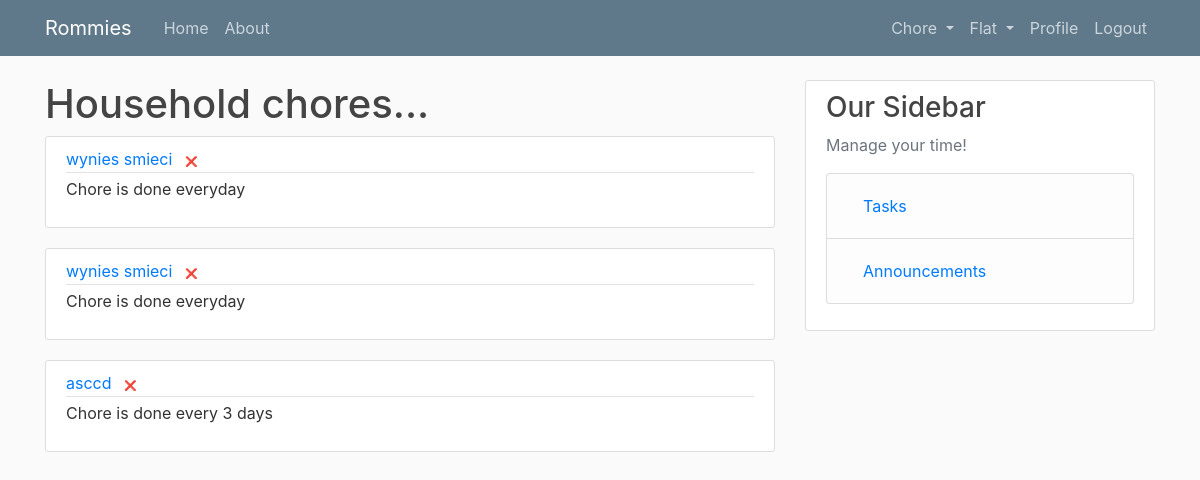
The page /chores_list/ (signed in) on the database as committed earlier.
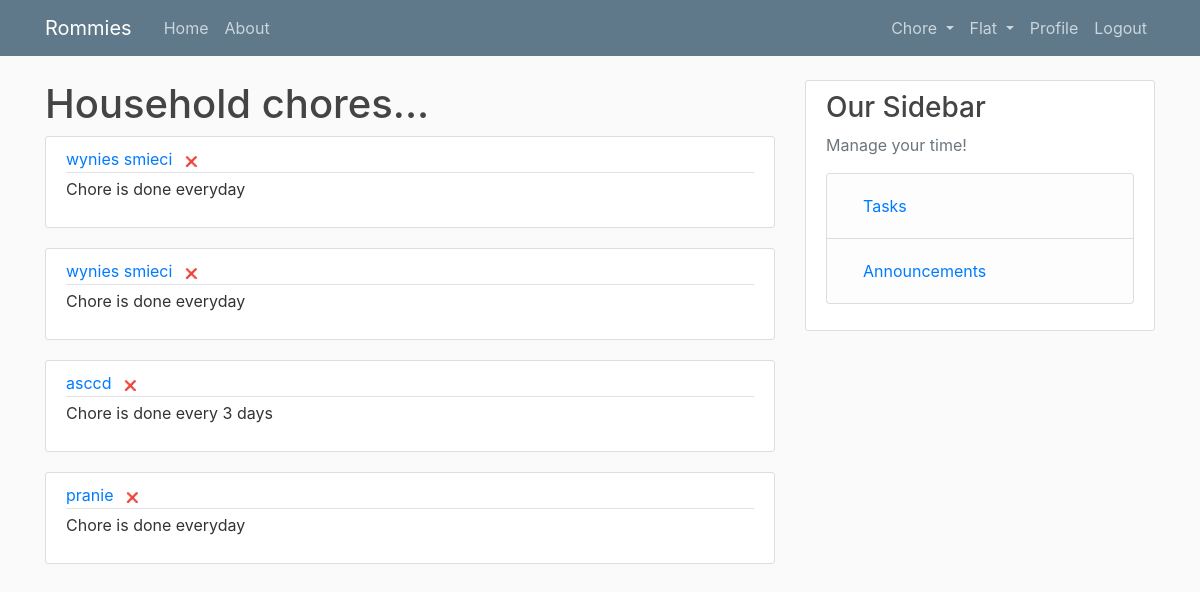
The same page on the database as committed later.
### flat/models.py (models this page shows)
class Chore(models.Model):
    name = models.CharField(max_length=100)
    flat = models.ForeignKey(Flat, on_delete=models.CASCADE)
    period = models.PositiveIntegerField(default=1, validators=[validate_nonzero])
    last_made = models.DateTimeField(default=timezone.now)
    def __str__(self):
        return self.name

### flat/views.py (the view)
# urls.py: path('chores_list/', views.chores_list, name='chores-list'),
@login_required
def chores_list(request):
    if request.user.profile.active_flat is None:
        return redirect('new-flat')
    else:
        context = {
            'chores': request.user.profile.active_flat.chore_set.all()
        }
        return render(request, 'flat/chores_list.html', context)

### flat/templates/flat/chores_list.html
{% extends "flat/base.html" %}
{% block content %}
    <h1>Household chores...</h1>
    {% for chore in chores %}
        <article class="media content-section">
          <div class="media-body">
            <div class="article-metadata">
              <a class="mr-2" href="#">{{ chore }}</a>
                <a href="{% url 'delete-chore' chore.id %}"><span style='font-size:10px;'>&#10060;</span></a>
            </div>
              {% if chore.period == 1 %}
               <p class="article-content">Chore is done everyday</p>
              {% else %}
               <p class="article-content">Chore is done every {{ chore.period }} days</p>
              {% endif %}
          </div>
        </article>
    {% endfor %}
{% endblock content %}

Rows that differ between the two databases and show on the page:
added Chore: name "pranie", period "Chore is done everyday"
